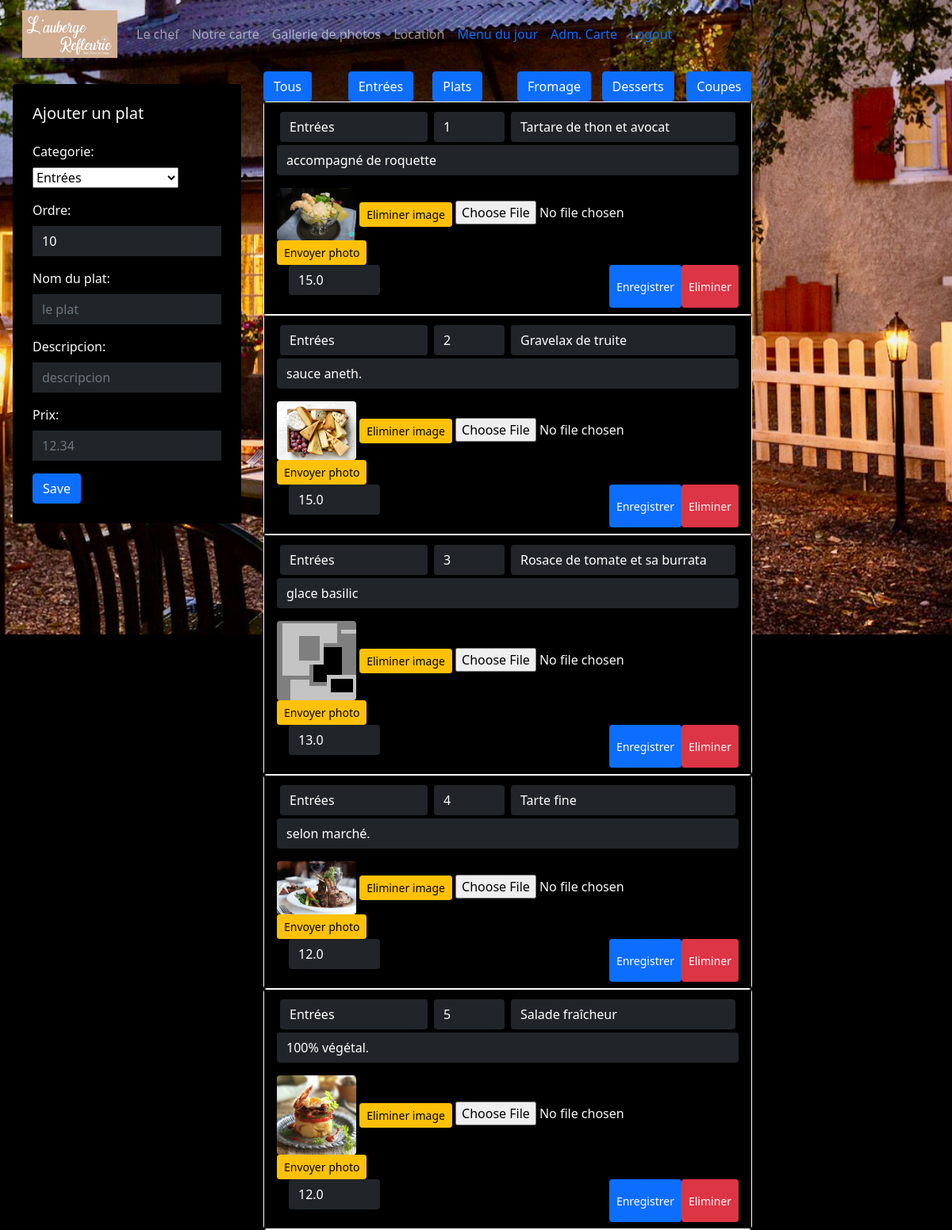
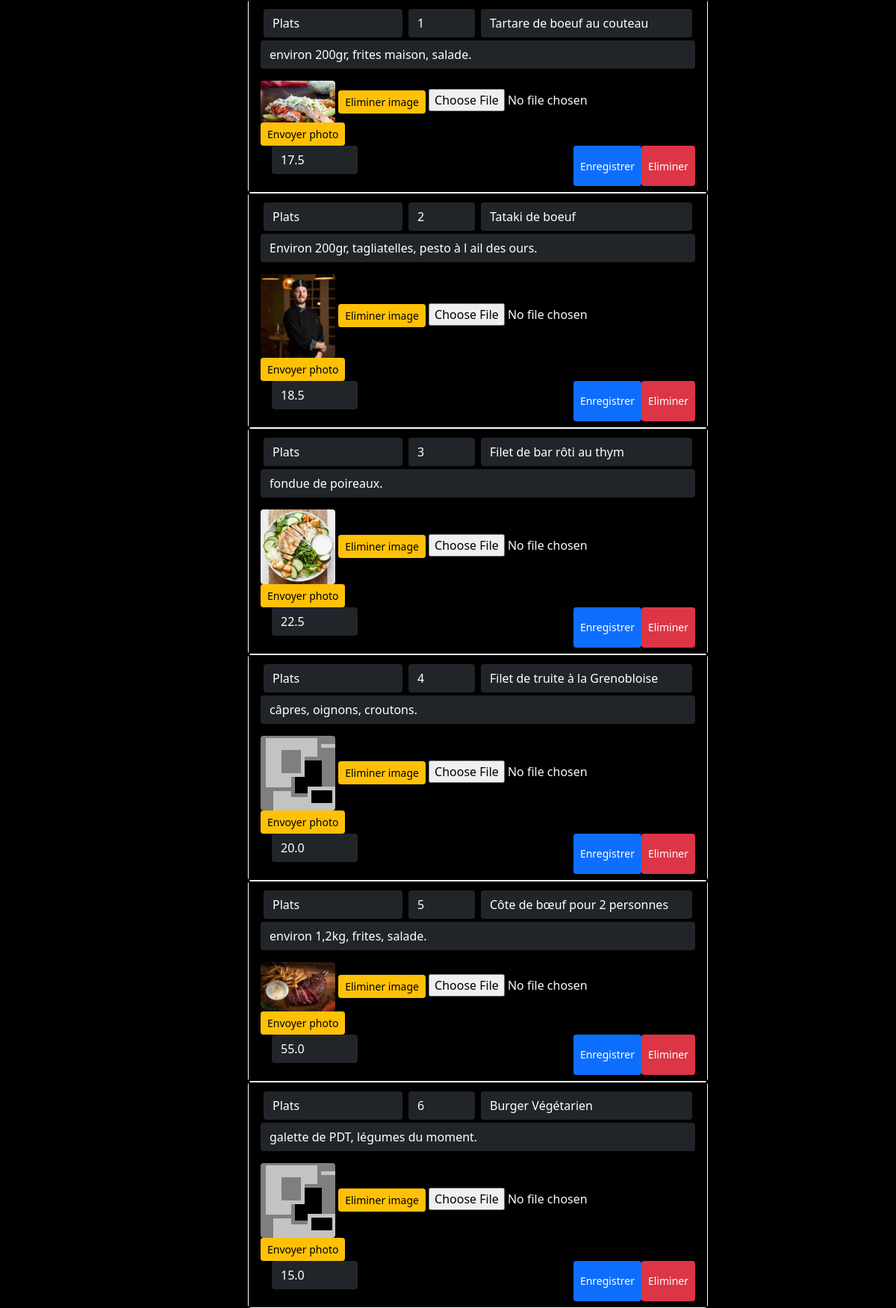
The page /carta (signed in, upper part) on the database its author committed (2 pictures, top to bottom).
### app.py (models this page shows, shortened)
class Product(db.Model):
    __tablename__ = 'product'
    id          = db.Column(db.Integer, primary_key=True)
    idcat       = db.Column(db.Integer, nullable=False)
    titre       = db.Column(db.String(124), nullable=False)
    description = db.Column(db.String(256))
    prix        = db.Column(db.Numeric, nullable=False)
    image       = db.Column(db.String(128))
    categorie   = db.Column(db.String(128))
    ordercat    = db.Column(db.Integer)
    @classmethod
    def read_all(cls):
        return cls.query.all()

### app.py (the view)
@app.route('/carta')
@login_required
def carta():
    nombre_funcion = inspect.currentframe().f_code.co_name
    app.logger.info(nombre_funcion)
    registros = Product.read_all()
    app.logger.info(type(registros))
    registros_dict = [registro.__dict__ for registro in registros]
    for registro in registros_dict:
        del registro['_sa_instance_state']
    return render_template("carta.html", titulo="Bienvenue", results=registros_dict)

### app.py (called while the page is built)
@login_manager.user_loader
def load_user(user_id):
    return User.query.get(int(user_id))

### templates/carta.html (shortened to what this page needs)
{% extends "layout.html" %} {% block title %}Carte saisoniere{% endblock %}
{% block head
%} {{ super() }}
{% endblock %}
{% block content %}
<div class="row">
  <div class="col-md-4 p-3">
    {% include 'partials/_taskForm.html' %}
  </div>
  <div class="col-md-8">
      <div class="row">
        <div class="col-2"><a href="#" class="btn btn-primary category_item" category="all" >Tous</a></div >
        <div class="col-2"><a href="#" class="btn btn-primary category_item" category="Entrées" >Entrées</a></div >
        <div class="col-2"><a href="#" class="btn btn-primary category_item" category="Plats" >Plats</a></div >
        <div class="col-2"><a href="#" class="btn btn-primary category_item" category="Fromages & Planches" >Fromage</a></div >
        <div class="col-2"><a href="#" class="btn btn-primary category_item" category="Desserts" >Desserts</a></div >
        <div class="col-2"><a href="#" class="btn btn-primary category_item" category="Coupes de glaces" >Coupes</a></div >
      </div>
    {% for result in results %}
        <form action={{ url_for('carta_up', id=result['id'])  }} method="POST" class="card bg-black text-light product-item border-white"  enctype="multipart/form-data" category="{{result['categorie']}}">
        <div class="card-body py-2 px-3 bg-black text-light">
          <div class="d-flex justify-content-between">
                <div class="col-4 p-1 ">
                    <select name="categorie" class="form-control rounded-2 bg-dark border-0 text-white" required >
                    <option value="Entrées" {{ "SELECTED"  if result['categorie'] == "Entrées" else "" }} >Entrées</option>
                    <option value="Plats" {{ "SELECTED" if result['categorie'] == "Plats" else "" }}>Plats</option>
                  </select></div>
                <div class="col-2 p-1 ">
                    <input
                    type="number"
                    name="idcat"
                    min ="1"
                    step ="1"
                    value = "{{ result['idcat'] }}"
                    class="form-control rounded-2 bg-dark border-0 text-white"
                    placeholder="10"
                    />
                </div>
                <div class="col-6 p-1 ">
                    <input
                        type="text"
                        name="titre"
                        class="form-control rounded-2 bg-dark border-0 text-white"
                        placeholder="le plat"
                        value = "{{ result['titre'] }}"
                        required
                    />
                </div>
          </div>
          <div>
            <p class="card-text"><input
                type="text"
                name="descripcion"
                class="form-control rounded-2 bg-dark border-0 text-white"
                placeholder="descripcion"
                value = "{{ result['description'] }}"
              /></p>
            <img class="img-rounded rounded-2" src="\static\images\photos\{{ result['image'] }}" alt="image" width="100"/>
            <button type="submit" class="btn btn-warning btn-sm"  name="accion" value="eliminer" >Eliminer image</button>
            <input type="file" name="archivo" id="fileInput{{ result['id']}}">
            <button type="submit" class="btn btn-warning btn-sm"  name="accion" value="upload" >Envoyer photo</button>
            <div class="d-flex justify-content-end ">
                <p class="card-text  mr-auto col-3"><input
                    type="number"
                    name="prix"
                    min ="1.00"
                    step ="0.10"
                    value ={{ result['prix']|float|round(2)  }}
                    class="form-control rounded-2 bg-dark border-0 text-white"
                    placeholder="12.50"
                  /></p>
                <button type="submit" class="btn btn-primary btn-sm" name="accion" value="save">Enregistrer</button>
                <button type="submit"  class="btn btn-danger btn-sm" name="accion" value="Delete">Eliminer</button>
                </div>
          </div>
      </div>
    </form>
    {% endfor %}
  </div>
{% endblock %}

### rows shown on the page
Product: idcat "1", titre "Tartare de thon et avocat", descripcion "accompagné de roquette", image (picture), prix "15.0"
Product: idcat "2", titre "Gravelax de truite", descripcion "sauce aneth.", image (picture), prix "15.0"
Product: idcat "3", titre "Rosace de tomate et sa burrata", descripcion "glace basilic", image (picture), prix "13.0"
Product: idcat "4", titre "Tarte fine", descripcion "selon marché.", image (picture), prix "12.0"
Product: idcat "5", titre "Salade fraîcheur", descripcion "100% végétal.", image (picture), prix "12.0"
Product: idcat "1", titre "Tartare de boeuf au couteau", descripcion "environ 200gr, frites maison, salade.", image (picture), prix "17.5"
Product: idcat "2", titre "Tataki de boeuf", descripcion "Environ 200gr, tagliatelles, pesto à l ail des ours.", image (picture), prix "18.5"
Product: idcat "3", titre "Filet de bar rôti au thym", descripcion "fondue de poireaux.", image (picture), prix "22.5"
Product: idcat "4", titre "Filet de truite à la Grenobloise", descripcion "câpres, oignons, croutons.", image (picture), prix "20.0"
Product: idcat "5", titre "Côte de bœuf pour 2 personnes", descripcion "environ 1,2kg, frites, salade.", image (picture), prix "55.0"
Product: idcat "6", titre "Burger Végétarien", descripcion "galette de PDT, légumes du moment.", image (picture), prix "15.0"
